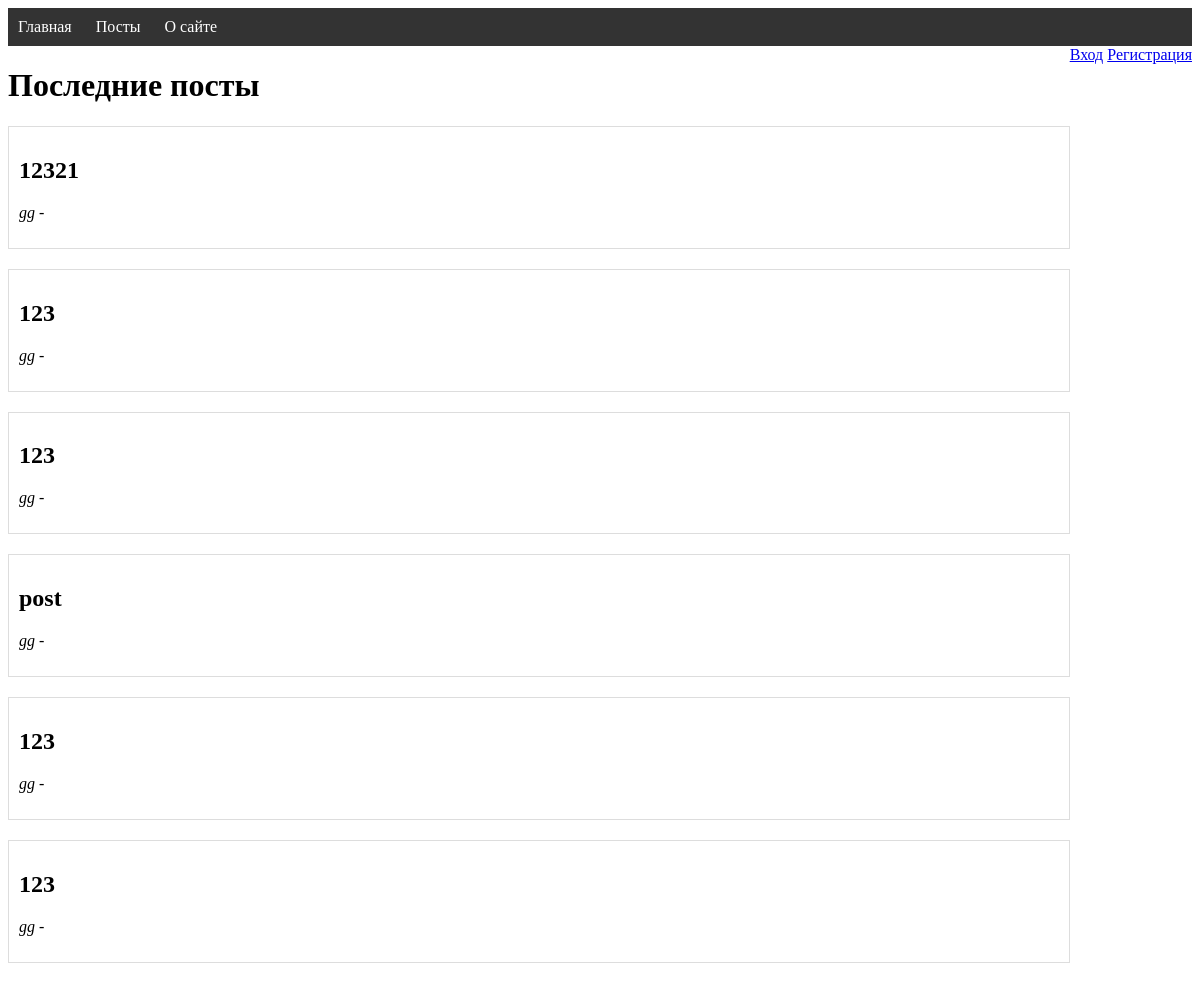
Before: / with the older database file.
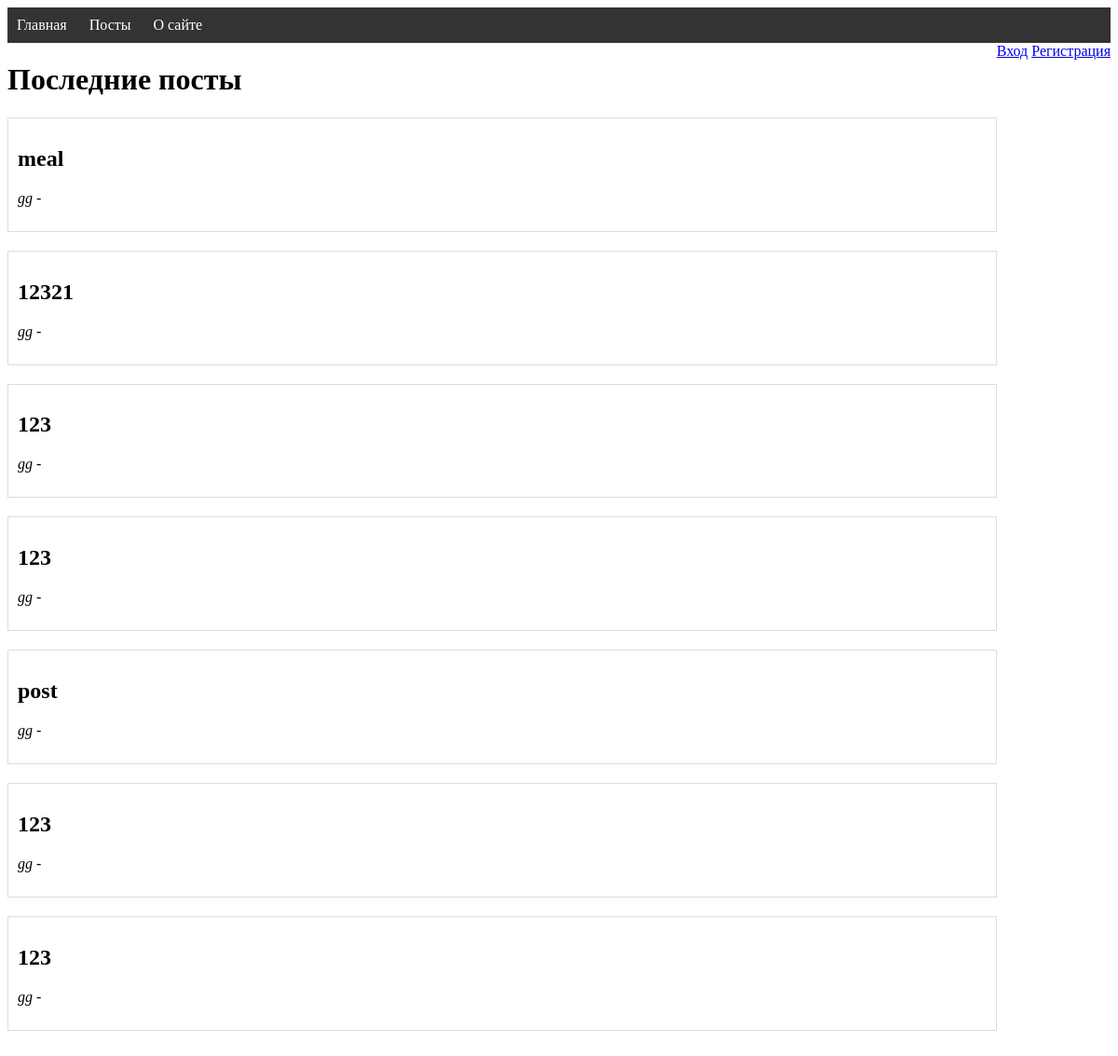
After: the same page with the newer database file.
### post/models.py (models this page shows, shortened)
class Post(models.Model):
    title = models.CharField(max_length=20, verbose_name='Название')
    post_body = models.TextField(verbose_name='Описание')
    author = models.ForeignKey(User, on_delete=models.PROTECT, verbose_name='Автор')
    comments = models.CharField(max_length=200, verbose_name='Комментарии')
    date = models.DateTimeField(auto_now_add=True, verbose_name='Дата создания')
    cat = models.ForeignKey(CatPost, on_delete=models.PROTECT, verbose_name='Категория', null=True)

### user/models.py (models this page shows, shortened)
class User(AbstractBaseUser):
    username = models.CharField(max_length=20, verbose_name='Username', unique=True)
    password = models.CharField(max_length=128)
    email = models.EmailField(unique=True, null=True)
    is_active = models.BooleanField(default=True)
    is_staff = models.BooleanField(default=False)
    is_superuser = models.BooleanField(default=False)
    USERNAME_FIELD = 'username'
    REQUIRED_FIELDS = []
    objects = UserManager()
    def __init__(self, *args, **kwargs):
        super().__init__(*args, **kwargs)
        self.is_superuser = kwargs.get('is_superuser', False)
    def __str__(self):
        return self.username

### user/views.py (the view)
# urls.py: path('', home, name='home'),
def home(request):
    posts = Post.objects.all().order_by('-date')
    return render(request, 'user/home.html', {'posts': posts})

### user/templates/user/home.html (shortened to what this page needs)
{% extends 'user/base.html' %}
{% block content %}
    <div class="main">
        <h1>Последние посты</h1>
        {% for post in posts %}
            <div class="post">
                <h2>{{ post.title }}</h2>
                <p><em>{{ post.author }} - {{ post.pub_date }}</em></p>
            </div>
        {% endfor %}
    </div>
{% endblock %}

### user/templates/user/base.html (shortened to what this page needs)
{% load static %}
<!DOCTYPE html>
<html lang="ru">
<head>
    <link rel="stylesheet" href="{% static '/css/style.css' %}">
</head>
<body>
    <div class="menu">
        <ul>
            <li><a href="{% url 'home' %}">Главная</a></li>
            <li><a href="{% url 'posts' %}">Посты</a></li>
            <li><a href="{% url 'about' %}">О сайте</a></li>
        </ul>
        <div class="sidebar">
        {% if user.is_authenticated %}
            <ul>
                <a href="{% url 'profile' %}">Кабинет</a>
                <a href="{% url 'logout' %}">Выход</a>
            </ul>
        {% else %}
            <ul>
                <a href="{% url 'login' %}">Вход</a>
                <a href="{% url 'register' %}">Регистрация</a>
            </ul>
        {% endif %}
        </div>
    </div>
    <div class="content">
        {% block content %}
        {% endblock %}
    </div>
</body>
</html>

### user/static/css/style.css (style rules this page uses)
.menu { background-color: #333; color: #fff; }
.menu ul { list-style-type: none; margin: 0; padding: 0; }
.menu li { display: inline-block; margin: 10px; }
.menu li a { color: #fff; text-decoration: none; }
.content { display: flex; flex-direction: row; }
.sidebar { float: right; }
.main { flex: 1; }
.post { border: 1px solid #ddd; margin-bottom: 20px; padding: 10px; }
.content { display: flex; flex-direction: row; justify-content: space-between; }

Changed rows visible on the page:
added Post: title "meal", author "gg"
